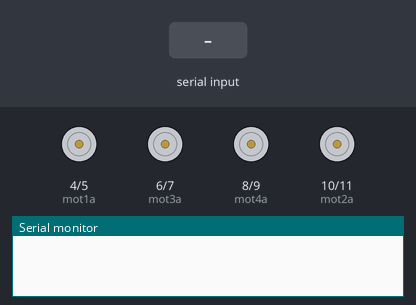
This sketch was run on a simulated Arduino Uno, built with avr-gcc and run on an emulated ATmega328P. Parts: motor-driver pin pairs drawn as motors (green arrow = first pin HIGH = forward, orange = second pin HIGH = backward, longer = more drive), the last lines printed to the serial monitor. The test bench sets the inputs (shaded band).

Above: at 1.2 s.
1.3 s: "F" received over Serial
At 1.7 s:
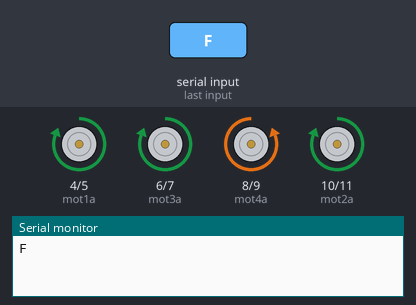
3.3 s: "B" received over Serial
At 3.7 s:
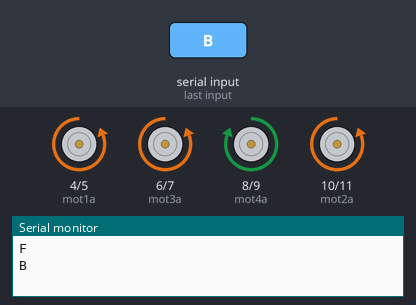
5.3 s: "L" received over Serial
At 5.7 s:
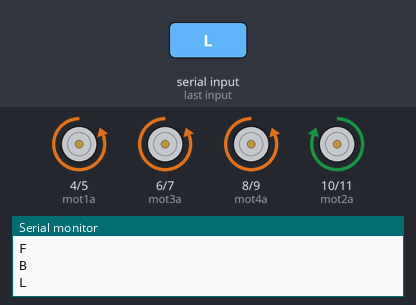
7.3 s: "R" received over Serial
At 7.7 s:
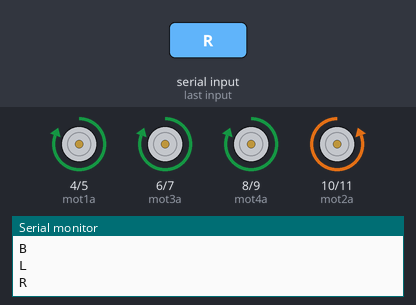
Timing chart, 0 to 10.3 s (numbered marks = the images above; inputs shaded):
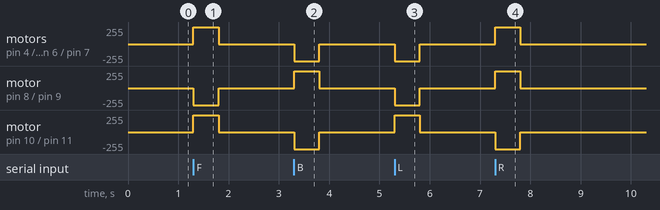

The sketch:

Soccerbot.ino
```cpp
/* NRF SOCCERBOT CODE */
#include <Servo.h>
Servo myservo;
int pos = 0;
//declaring global variable
char command = 'S';
char prevCommand = 'A'; //random command
unsigned long timer0 = 2000;  //Stores the time (in millis since execution started)
unsigned long timer1 = 0;  //Stores the time when the last command was received from the phone

#define mot1a 4
#define mot1b 5
#define mot2a 10
#define mot2b 11
#define mot3a 6
#define mot3b 7
#define mot4a 8
#define mot4b 9


void setup()
{
  pinMode(mot1a,OUTPUT);
  pinMode(mot1b,OUTPUT);
  pinMode(mot2a,OUTPUT);
  pinMode(mot2b,OUTPUT);
  pinMode(mot3a,OUTPUT);
  pinMode(mot3b,OUTPUT);
  pinMode(mot4a,OUTPUT);
  pinMode(mot4b,OUTPUT);
  Serial.begin(9600);  //Set the baud rate to that of your Bluetooth module.
}

void loop(){
  if(Serial.available() > 0){      //if bluetooth signal is received
    timer1 = millis();
    prevCommand = command;
    command = Serial.read();
    //Change pin mode only if new command is different from previous.
    if(command!=prevCommand){
      Serial.println(command);
      switch(command){
      case 'F':  // Left 3 wheels will moveanticlockwise and right 3 will move clockwise and callibrate it for which condition( either a=1,b=0 or a=0,b=1 motor moves clockwise and anticlockwise

          digitalWrite(mot1a,1);
          digitalWrite(mot1b,0);

          digitalWrite(mot2a,1);
          digitalWrite(mot2b,0);

          digitalWrite(mot3a,1);
          digitalWrite(mot3b,0);

          digitalWrite(mot4a,0);
          digitalWrite(mot4b,1);

          break;

      case 'B':
          //just reverse condition of 'F'
          digitalWrite(mot1a,0);
          digitalWrite(mot1b,1);

          digitalWrite(mot2a,0);
          digitalWrite(mot2b,1);

          digitalWrite(mot3a,0);
          digitalWrite(mot3b,1);

          digitalWrite(mot4a,1);
          digitalWrite(mot4b,0);
          break;

      case 'L':
          //left 3 wheels will turn backward(clockwise) and right 3 wheels will turn forward(clockwise)
          digitalWrite(mot1a,0);
          digitalWrite(mot1b,1);

          digitalWrite(mot2a,1);
          digitalWrite(mot2b,0);

          digitalWrite(mot3a,0);
          digitalWrite(mot3b,1);

          digitalWrite(mot4a,0);
          digitalWrite(mot4b,1);

          break;

      case 'R':
          //right 3 wheels will move anticlockwise annd left 3 will move anticlockwise
          digitalWrite(mot1a,1);
          digitalWrite(mot1b,0);

          digitalWrite(mot2a,0);
          digitalWrite(mot2b,1);

          digitalWrite(mot3a,1);
          digitalWrite(mot3b,0);

          digitalWrite(mot4a,1);
          digitalWrite(mot4b,0);

          break;

      case 'S':
          digitalWrite(mot1a,LOW);
          digitalWrite(mot1b,LOW);

          digitalWrite(mot2a,LOW);
          digitalWrite(mot2b,LOW);

          digitalWrite(mot3a,LOW);
          digitalWrite(mot3b,LOW);

          digitalWrite(mot4a,LOW);
          digitalWrite(mot4b,LOW);

          break;

      default:
        {

        }
     }
   }
 }
  else{
    timer0 = millis();  //Get the current time (millis since execution started).
    //Check if it has been 0.5s since we received last command.
    if((timer0 - timer1)>500){
      //More tan 500ms have passed since last command received, car is out of range.
      //Therefore stop the carbwhich is must needed function for our soccerBot to take control over bot
          digitalWrite(mot1a,LOW);
          digitalWrite(mot1b,LOW);

          digitalWrite(mot2a,LOW);
          digitalWrite(mot2b,LOW);

          digitalWrite(mot3a,LOW);
          digitalWrite(mot3b,LOW);

          digitalWrite(mot4a,LOW);
          digitalWrite(mot4b,LOW);

    }
  }
}
```

Measured:
- after the input at 1.3 s, motor on pin 4 (mot1a) / pin 5 (mot1b), motor on pin 6 (mot3a) / pin 7 (mot3b), motor on pin 10 (mot2a) / pin 11 (mot2b): stopped → forward 255/255 at once, → stopped 0.50 s later; motor on pin 8 (mot4a) / pin 9 (mot4b): stopped → backward 255/255 at once, → stopped 0.50 s later
- after the input at 3.3 s, motor on pin 4 (mot1a) / pin 5 (mot1b), motor on pin 6 (mot3a) / pin 7 (mot3b), motor on pin 10 (mot2a) / pin 11 (mot2b): stopped → backward 255/255 at once, → stopped 0.50 s later; motor on pin 8 (mot4a) / pin 9 (mot4b): stopped → forward 255/255 at once, → stopped 0.50 s later
- after the input at 5.3 s, motor on pin 4 (mot1a) / pin 5 (mot1b), motor on pin 6 (mot3a) / pin 7 (mot3b), motor on pin 8 (mot4a) / pin 9 (mot4b): stopped → backward 255/255 at once, → stopped 0.50 s later; motor on pin 10 (mot2a) / pin 11 (mot2b): stopped → forward 255/255 at once, → stopped 0.50 s later
- after the input at 7.3 s, motor on pin 4 (mot1a) / pin 5 (mot1b), motor on pin 6 (mot3a) / pin 7 (mot3b), motor on pin 8 (mot4a) / pin 9 (mot4b): stopped → forward 255/255 at once, → stopped 0.50 s later; motor on pin 10 (mot2a) / pin 11 (mot2b): stopped → backward 255/255 at once, → stopped 0.50 s later
